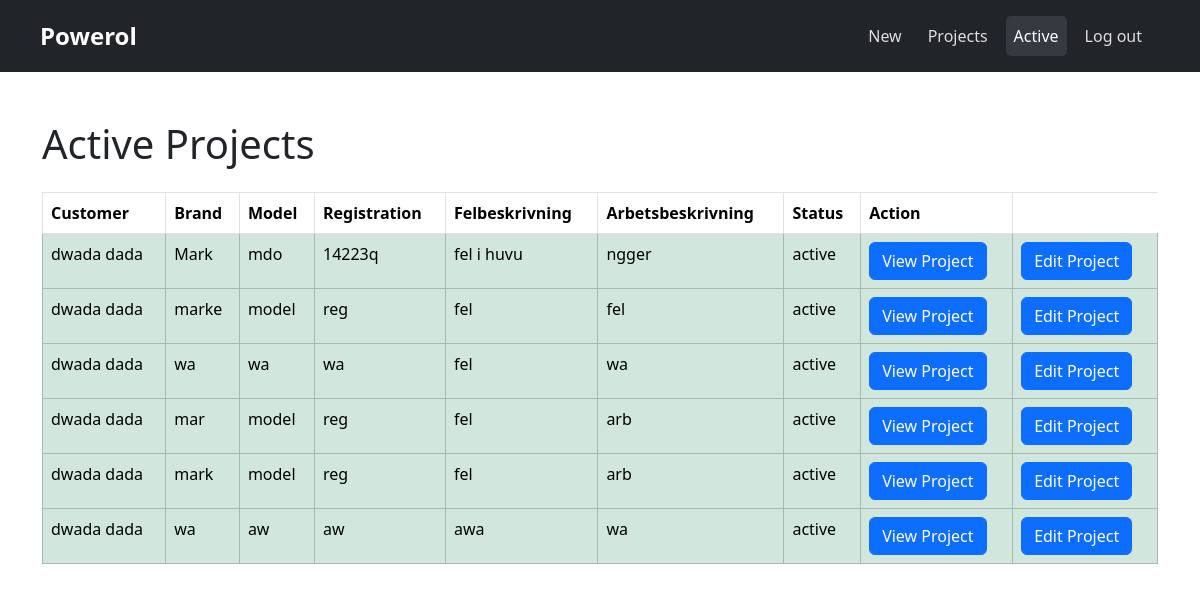
/active_projects.php (signed in), run on an earlier commit of the app's database.
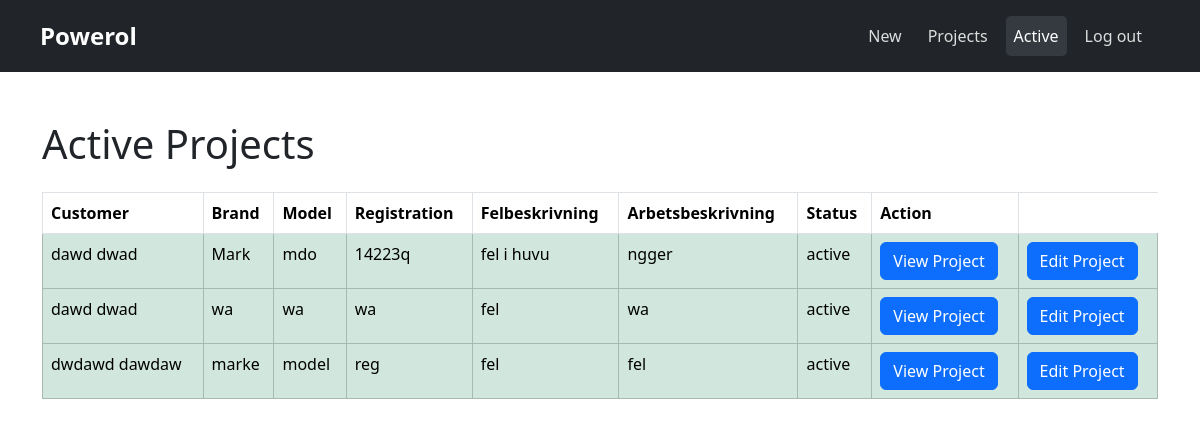
And on a later commit of the database.
### tables this page shows
CREATE TABLE `table_projekt` (
  `id_projekt` int(11) NOT NULL,
  `pt_felbeskrivning` varchar(520) NOT NULL,
  `pt_arbetsbeskrivning` varchar(520) NOT NULL,
  `pt_status_fk` int(11) NOT NULL,
  `customer_fk` int(11) DEFAULT NULL,
  `created_by_user_fk` int(11) NOT NULL,
  `car_brand` varchar(255) NOT NULL,
  `car_model` varchar(255) NOT NULL,
  `car_reg` varchar(255) NOT NULL,
  `fk_produkter` int(11) DEFAULT NULL
);

CREATE TABLE `table_status` (
  `id_status` int(11) NOT NULL,
  `status_name` varchar(50) NOT NULL
);

### active_projects.php (the view, shortened to what this page needs)
<?php
include_once 'includes/header.php';
echo "<div class='container mt-5'>";
echo "<h1 class='mb-4'>Active Projects</h1>";
try {
    $stmt = $pdo->query("
        SELECT
            p.id_projekt,
            CONCAT(c.cust_fname, ' ', c.cust_lname) AS customer_name,
            p.pt_felbeskrivning,
            p.pt_arbetsbeskrivning,
            p.car_brand,
            p.car_model,
            p.car_reg,
            s.status_name, -- Fetching the status name from table_status
            p.pt_status_fk
        FROM table_projekt p
        JOIN table_customer c ON p.customer_fk = c.id_cust
        JOIN table_status s ON p.pt_status_fk = s.id_status
        WHERE p.pt_status_fk = 1 -- Only show projects with 'Active' status
    ");
    if ($stmt->rowCount() > 0) {
        echo "<table class='table table-bordered table-hover'>
                <thead class='thead-dark'>
                    <tr>
                        <th>Customer</th>
                        <th>Brand</th>
                        <th>Model</th>
                        <th>Registration</th>
                        <th>Felbeskrivning</th>
                        <th>Arbetsbeskrivning</th>
                        <th>Status</th>
                        <th>Action</th>
                    </tr>
                </thead>
                <tbody>";
        foreach ($stmt as $row) {
            $color_class = 'table-success';
            $felbeskrivning = strlen($row['pt_felbeskrivning']) > 100
                ? substr($row['pt_felbeskrivning'], 0, 100) . '...'
                : $row['pt_felbeskrivning'];
            $arbetsbeskrivning = strlen($row['pt_arbetsbeskrivning']) > 100
                ? substr($row['pt_arbetsbeskrivning'], 0, 100) . '...'
                : $row['pt_arbetsbeskrivning'];
            echo "<tr class='$color_class'>
                    <td>" . $row['customer_name'] . "</td>
                    <td>" . $row['car_brand'] . "</td>
                    <td>" . $row['car_model'] . "</td>
                    <td>" . $row['car_reg'] . "</td>
                    <td>" . $felbeskrivning . "</td>
                    <td>" . $arbetsbeskrivning . "</td>
                    <td>" . $row['status_name'] . "</td>
                    <td>
                        <a href='single-project.php?id=" . $row['id_projekt'] . "' class='btn btn-primary'>View Project</a>
                    </td>
                    <td>
                        <a href='edit-single-project.php?id=" . $row['id_projekt'] . "' class='btn btn-primary'>Edit Project</a>
                    </td>
                  </tr>";
        }
        echo "</tbody></table>";
    } else {
        echo "<div class='alert alert-info' role='alert'>No active projects found.</div>";
    }
} catch (PDOException $e) {
    echo "<div class='alert alert-danger' role='alert'>Error: " . $e->getMessage() . "</div>";
}
echo "</div>";
?>

### includes/header.php (shortened to what this page needs)
<?php
$menuLinks = array(
    array(
      "title" => "New",
      "url" => "newproject.php"
    ),
    array(
      "title" => "Projects",
      "url" => "all_projects.php"
    ),
  array(
    "title" => "Active",
    "url" => "active_projects.php"
  )
);
?>
<!DOCTYPE html>
<html>
<head>
<link href="https://cdn.jsdelivr.net/npm/bootstrap@5.3.3/dist/css/bootstrap.min.css" rel="stylesheet">
<link rel="stylesheet" href="assets/css/style.css">
</head>
<body>
<header class="container-fluid bg-dark">
    <nav class="navbar navbar-expand-lg navbar-dark bg-dark">
        <div class="container-fluid">
            <a class="navbar-brand" href="#">Powerol</a>
            <div class="collapse navbar-collapse justify-content-end" id="navbarNav">
                <ul class="navbar-nav">
                    <?php
                    if(isset($_SESSION['user_id'])){
                        foreach($menuLinks as $menuItem){
                            $activeClass = ($_SERVER['PHP_SELF'] === '/' . $menuItem['url']) ? 'active' : '';
                            echo "<li class='nav-item'>
                                <a class='nav-link $activeClass' href='{$menuItem['url']}'>{$menuItem['title']}</a>
                            </li>";
                        }
                    }
                    if(isset($_SESSION['user_id'])){
                        echo "<li class='nav-item'>
                            <a class='nav-link' href='?logout=1'>Log out</a>
                        </li>";
                    }
                    ?>
                </ul>
            </div>
        </div>
    </nav>
</header>
</body>
</html>

### includes/header.php (style rules this page uses)
.navbar-brand { font-weight: bold; font-size: 1.5rem; color: #fff !important; }
.navbar-nav .nav-item .nav-link { margin-right: 10px; color: #ddd; font-size: 1rem; transition: color 0.3s, background-color 0.3s; }
.navbar-nav .nav-item .nav-link.active { color: #fff; background-color: #343a40; border-radius: 5px; }
.navbar { padding: 0.8rem 1rem; }

What changed in the data, as far as the page shows it:
removed table_projekt: customer_name "dwada dada", car_brand "mar", car_model "model", car_reg "reg", pt_felbeskrivning "fel", pt_arbetsbeskrivning "arb", pt_status_fk.status_name "active"
removed table_projekt: customer_name "dwada dada", car_brand "mark", car_model "model", car_reg "reg", pt_felbeskrivning "fel", pt_arbetsbeskrivning "arb", pt_status_fk.status_name "active"
removed table_projekt: customer_name "dwada dada", car_brand "wa", car_model "aw", car_reg "aw", pt_felbeskrivning "awa", pt_arbetsbeskrivning "wa", pt_status_fk.status_name "active"
changed table_projekt "Mark": customer_name "dwada dada" → "dawd dwad"
changed table_projekt "wa": customer_name "dwada dada" → "dawd dwad"; moves up the list
changed table_projekt "marke": customer_name "dwada dada" → "dwdawd dawdaw"
